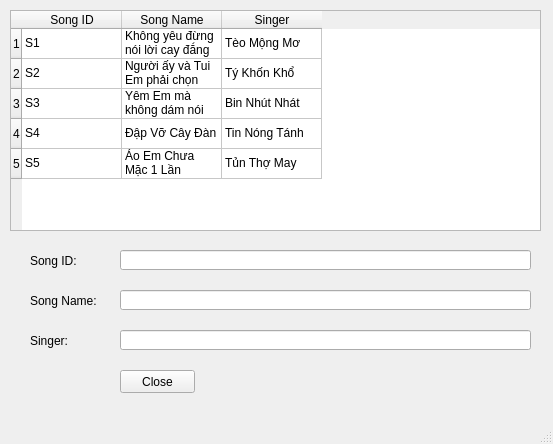
<?xml version="1.0" encoding="UTF-8"?>
<ui version="4.0">
 <class>MainWindow</class>
 <widget class="QMainWindow" name="MainWindow">
  <property name="geometry">
   <rect>
    <x>0</x>
    <y>0</y>
    <width>553</width>
    <height>444</height>
   </rect>
  </property>
  <property name="windowTitle">
   <string>MainWindow</string>
  </property>
  <widget class="QWidget" name="centralwidget">
   <widget class="QTableWidget" name="tableWidgetSong">
    <property name="geometry">
     <rect>
      <x>10</x>
      <y>10</y>
      <width>531</width>
      <height>221</height>
     </rect>
    </property>
    <row>
     <property name="text">
      <string>1</string>
     </property>
    </row>
    <row>
     <property name="text">
      <string>2</string>
     </property>
    </row>
    <row>
     <property name="text">
      <string>3</string>
     </property>
    </row>
    <row>
     <property name="text">
      <string>4</string>
     </property>
    </row>
    <row>
     <property name="text">
      <string>5</string>
     </property>
    </row>
    <column>
     <property name="text">
      <string>Song ID</string>
     </property>
    </column>
    <column>
     <property name="text">
      <string>Song Name</string>
     </property>
    </column>
    <column>
     <property name="text">
      <string>Singer</string>
     </property>
    </column>
    <item row="0" column="0">
     <property name="text">
      <string>S1</string>
     </property>
    </item>
    <item row="0" column="1">
     <property name="text">
      <string>Không yêu đừng nói lời cay đắng</string>
     </property>
    </item>
    <item row="0" column="2">
     <property name="text">
      <string>Tèo Mộng Mơ</string>
     </property>
    </item>
    <item row="1" column="0">
     <property name="text">
      <string>S2</string>
     </property>
    </item>
    <item row="1" column="1">
     <property name="text">
      <string>Người ấy và Tui Em phải chọn</string>
     </property>
    </item>
    <item row="1" column="2">
     <property name="text">
      <string>Tý Khốn Khổ</string>
     </property>
    </item>
    <item row="2" column="0">
     <property name="text">
      <string>S3</string>
     </property>
    </item>
    <item row="2" column="1">
     <property name="text">
      <string>Yêm Em mà không dám nói</string>
     </property>
    </item>
    <item row="2" column="2">
     <property name="text">
      <string>Bin Nhút Nhát</string>
     </property>
    </item>
    <item row="3" column="0">
     <property name="text">
      <string>S4</string>
     </property>
    </item>
    <item row="3" column="1">
     <property name="text">
      <string>Đập Vỡ Cây Đàn</string>
     </property>
    </item>
    <item row="3" column="2">
     <property name="text">
      <string>Tin Nóng Tánh</string>
     </property>
    </item>
    <item row="4" column="0">
     <property name="text">
      <string>S5</string>
     </property>
    </item>
    <item row="4" column="1">
     <property name="text">
      <string>Áo Em Chưa Mặc 1 Lần</string>
     </property>
    </item>
    <item row="4" column="2">
     <property name="text">
      <string>Tủn Thợ May</string>
     </property>
    </item>
   </widget>
   <widget class="QLabel" name="label">
    <property name="geometry">
     <rect>
      <x>30</x>
      <y>240</y>
      <width>61</width>
      <height>41</height>
     </rect>
    </property>
    <property name="styleSheet">
     <string notr="true">font: 10pt &quot;MS Shell Dlg 2&quot;;</string>
    </property>
    <property name="text">
     <string>Song ID:</string>
    </property>
   </widget>
   <widget class="QLineEdit" name="lineEditSongID">
    <property name="geometry">
     <rect>
      <x>120</x>
      <y>250</y>
      <width>411</width>
      <height>20</height>
     </rect>
    </property>
    <property name="styleSheet">
     <string notr="true">font: 10pt &quot;MS Shell Dlg 2&quot;;</string>
    </property>
   </widget>
   <widget class="QLineEdit" name="lineEditName">
    <property name="geometry">
     <rect>
      <x>120</x>
      <y>290</y>
      <width>411</width>
      <height>20</height>
     </rect>
    </property>
    <property name="styleSheet">
     <string notr="true">font: 10pt &quot;MS Shell Dlg 2&quot;;</string>
    </property>
   </widget>
   <widget class="QLabel" name="label_2">
    <property name="geometry">
     <rect>
      <x>30</x>
      <y>280</y>
      <width>81</width>
      <height>41</height>
     </rect>
    </property>
    <property name="styleSheet">
     <string notr="true">font: 10pt &quot;MS Shell Dlg 2&quot;;</string>
    </property>
    <property name="text">
     <string>Song Name:</string>
    </property>
   </widget>
   <widget class="QLineEdit" name="lineEditSinger">
    <property name="geometry">
     <rect>
      <x>120</x>
      <y>330</y>
      <width>411</width>
      <height>20</height>
     </rect>
    </property>
    <property name="styleSheet">
     <string notr="true">font: 10pt &quot;MS Shell Dlg 2&quot;;</string>
    </property>
   </widget>
   <widget class="QLabel" name="label_3">
    <property name="geometry">
     <rect>
      <x>30</x>
      <y>320</y>
      <width>61</width>
      <height>41</height>
     </rect>
    </property>
    <property name="styleSheet">
     <string notr="true">font: 10pt &quot;MS Shell Dlg 2&quot;;</string>
    </property>
    <property name="text">
     <string>Singer:</string>
    </property>
   </widget>
   <widget class="QPushButton" name="pushButtonClose">
    <property name="geometry">
     <rect>
      <x>120</x>
      <y>370</y>
      <width>75</width>
      <height>23</height>
     </rect>
    </property>
    <property name="text">
     <string>Close</string>
    </property>
   </widget>
  </widget>
  <widget class="QMenuBar" name="menubar">
   <property name="geometry">
    <rect>
     <x>0</x>
     <y>0</y>
     <width>553</width>
     <height>22</height>
    </rect>
   </property>
  </widget>
  <widget class="QStatusBar" name="statusbar"/>
 </widget>
 <resources/>
 <connections/>
</ui>
